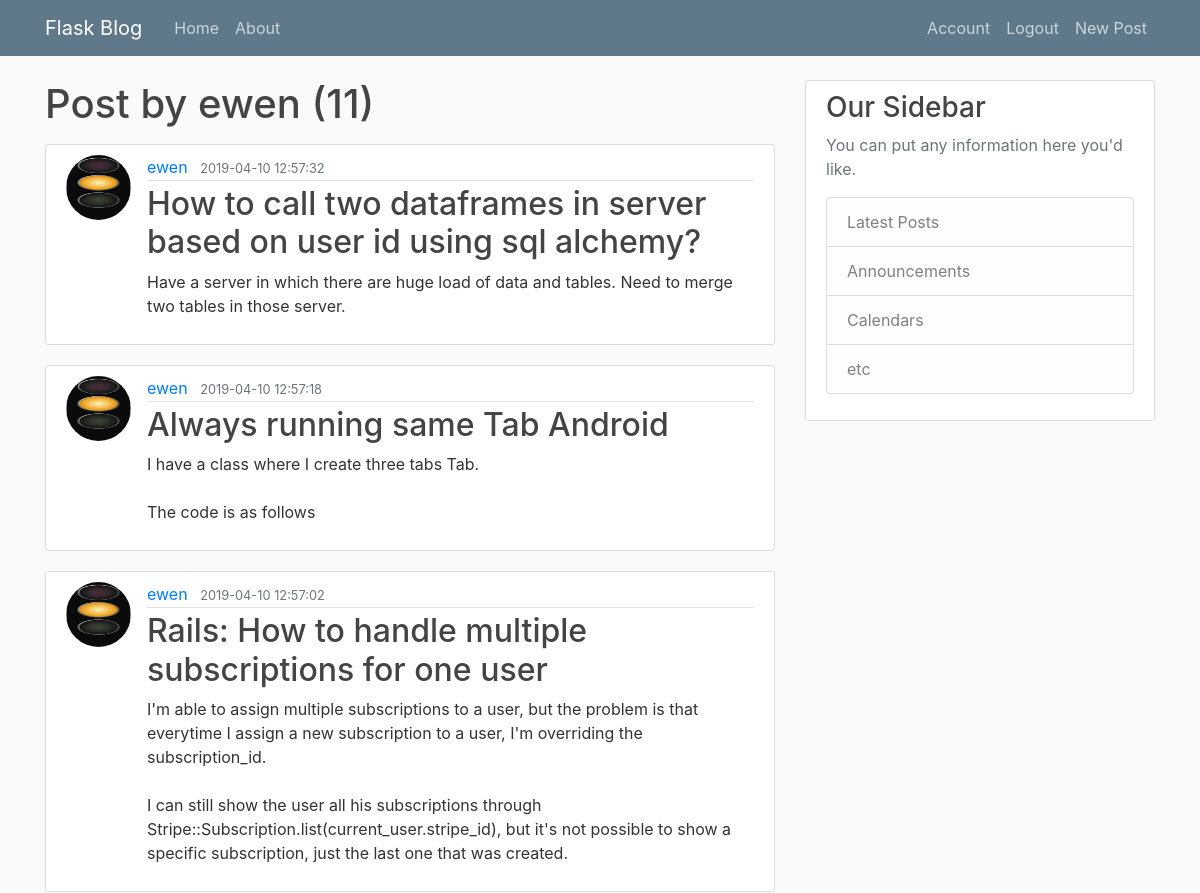
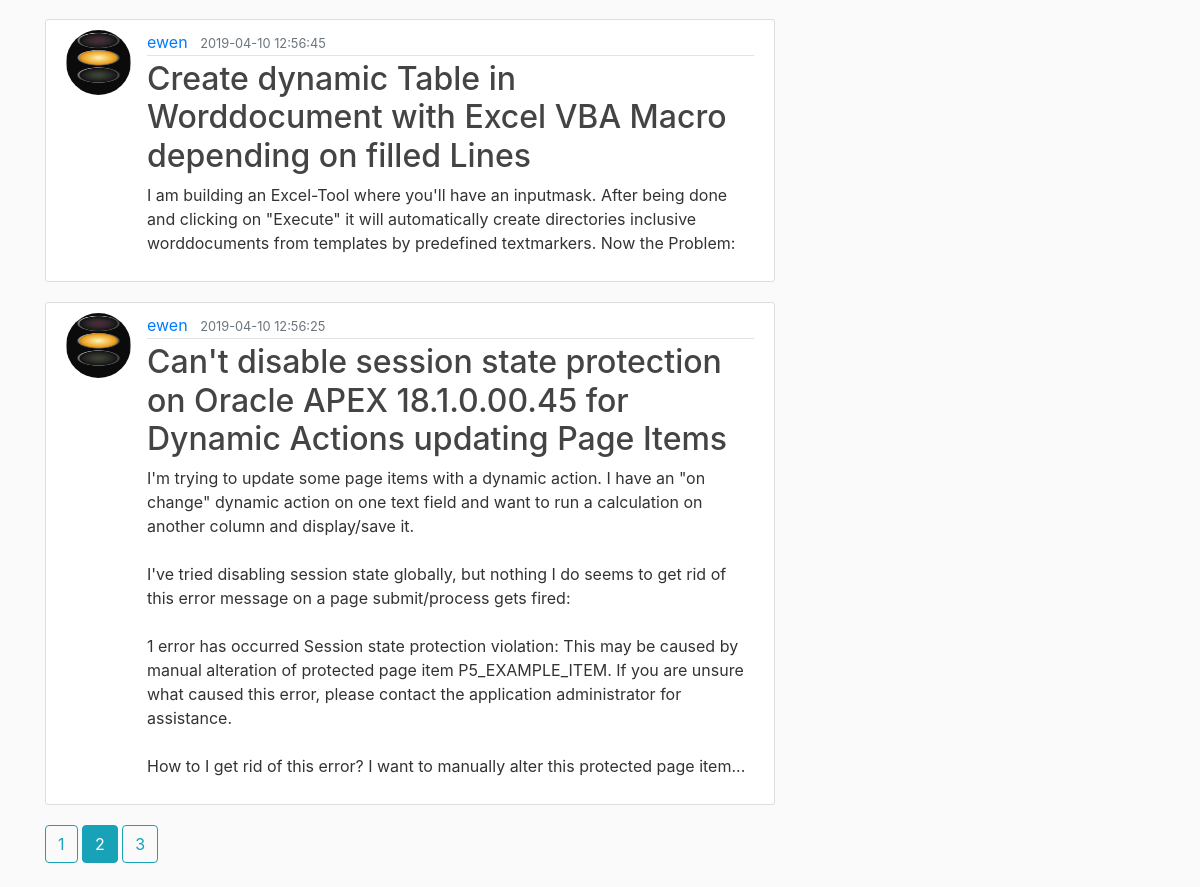
Screenshot of /user/ewen?page=2 (signed in) with the database file from the repository (2 pictures, top to bottom).
### flaskblog/models.py (models this page shows, shortened)
class User(db.Model, UserMixin):
    id = db.Column(db.Integer, primary_key=True)
    username = db.Column(db.String(20), unique=True, nullable=False)
    email = db.Column(db.String(120), unique=True, nullable=False)
    image_file = db.Column(db.String(20), nullable=False, default ='default.jpg')
    password = db.Column(db.String(60), nullable=False)
    posts = db.relationship('Post', backref='author', lazy=True)

class Post(db.Model, UserMixin):
    id = db.Column(db.Integer, primary_key=True)
    title = db.Column(db.String(100), nullable=False)
    data_posted = db.Column(db.DateTime, nullable=False, default=datetime.utcnow)
    content = db.Column(db.Text, nullable=False)
    user_id = db.Column(db.Integer, db.ForeignKey('user.id'), nullable=False)

### flaskblog/routes.py (the view)
@app.route("/user/<string:username>")
def user_posts(username):
    page = request.args.get('page', 1, type=int)
    user = User.query.filter_by(username=username).first_or_404()
    posts = Post.query.filter_by(author=user)\
        .order_by(Post.data_posted.desc())\
        .paginate(page=page, per_page=5)
    return render_template('user_posts.html', posts = posts, user=user)

### flaskblog/models.py (called while the page is built)
@login_manager.user_loader
def load_user(user_id):
    return User.query.get(int(user_id))

### flaskblog/templates/user_posts.html
{% extends 'layout.html' %}
{% block content %}
    <h1 class="mb-3">Post by {{ user.username }} ({{ posts.total }})</h1>
    {% for post in posts.items %}
        <article class="media content-section">
            <img class="rounded-circle article-img" src="{{ url_for('static', filename='profile_pics/' + post.author.image_file) }}">
            <div class="media-body">
                <div class="article-metadata">
                  <a class="mr-2" href="{{ url_for('user_posts', username=post.author.username) }}">{{ post.author.username }}</a>
                  <small class="text-muted">{{ post.data_posted.strftime('%Y-%m-%d %H:%M:%S') }}</small>
                </div>
            <h2><a class="article-title" href="{{ url_for('post', post_id=post.id) }}">{{ post.title }}</a></h2>
            <p class="article-content">{{ post.content }}</p>
            </div>
        </article>
    {% endfor%}
    {% for page_num in posts.iter_pages(left_edge=1, right_edge=1, left_current=1, right_current=2) %}
        {% if page_num %}
            {% if posts.page == page_num %}
                <a class="btn btn-info mb-4" href="{{ url_for('user_posts', username=user.username, page=page_num) }}">{{ page_num }}</a>
            {% else %}
                <a class="btn btn-outline-info mb-4" href="{{ url_for('user_posts', username=user.username, page=page_num) }}">{{ page_num }}</a>
            {% endif %}
        {% else %}
            ...
        {% endif %}
    {% endfor%}
{% endblock content %}

### flaskblog/static/main.css (style rules this page uses)
body { background: #fafafa; color: #333333; margin-top: 5rem; }
h1, h2, h3, h4, h5, h6 { color: #444444; }
.content-section { background: #ffffff; padding: 10px 20px; border: 1px solid #dddddd; border-radius: 3px; margin-bottom: 20px; }
.article-title { color: #444444; }
.article-content { white-space: pre-line; }
.article-img { height: 65px; width: 65px; margin-right: 16px; }
.article-metadata { padding-bottom: 1px; margin-bottom: 4px; border-bottom: 1px solid #e3e3e3 }

### rows the page displays
User: username "ewen"
Post: image_file (placeholder picture), author.username "ewen", data_posted "2019-04-10 12:57:32", title "How to call two dataframes in server based on user id using sql alchemy?", content "Have a server in which there are huge load of data and tables. Need to merge two tables in those server."
Post: image_file (placeholder picture), author.username "ewen", data_posted "2019-04-10 12:57:18", title "Always running same Tab Android", content "I have a class where I create three tabs Tab. The code is as follows"
Post: image_file (placeholder picture), author.username "ewen", data_posted "2019-04-10 12:57:02", title "Rails: How to handle multiple subscriptions for one user", content "I'm able to assign multiple subscriptions to a user, but the problem is that everytime I assign a new subscription to a user, I'm overriding the subscription_id. I can still show the user all his subscriptions through Stripe::Subscription.list(current_user.stripe_id), but it's not possible to show a specific subscription, just the last one that was created."
Post: image_file (placeholder picture), author.username "ewen", data_posted "2019-04-10 12:56:45", title "Create dynamic Table in Worddocument with Excel VBA Macro depending on filled Lines", content "I am building an Excel-Tool where you'll have an inputmask. After being done and clicking on \"Execute\" it will automatically create directories inclusive worddocuments from templates by predefined textmarkers. Now the Problem:"
Post: image_file (placeholder picture), author.username "ewen", data_posted "2019-04-10 12:56:25", title "Can't disable session state protection on Oracle APEX 18.1.0.00.45 for Dynamic Actions updating Page Items", content "I'm trying to update some page items with a dynamic action. I have an \"on change\" dynamic action on one text field and want to run a calculation on another column and display/save it. I've tried disabling session state globally, but nothing I do seems to get rid of this error message on a page submit/process gets fired: 1 error has occurred Session state protection violation: This may be caused by manual alteration of protected page item P5_EXAMPLE_ITEM. If you are unsure what caused this error, please contact the application administrator for assistance. How to I get rid of this error? I want to manually alter this protected page item..."

### other values shown
{{ posts.total }} "11"
{{ page_num }} "1" "3"
{{ page_num }} "2"
